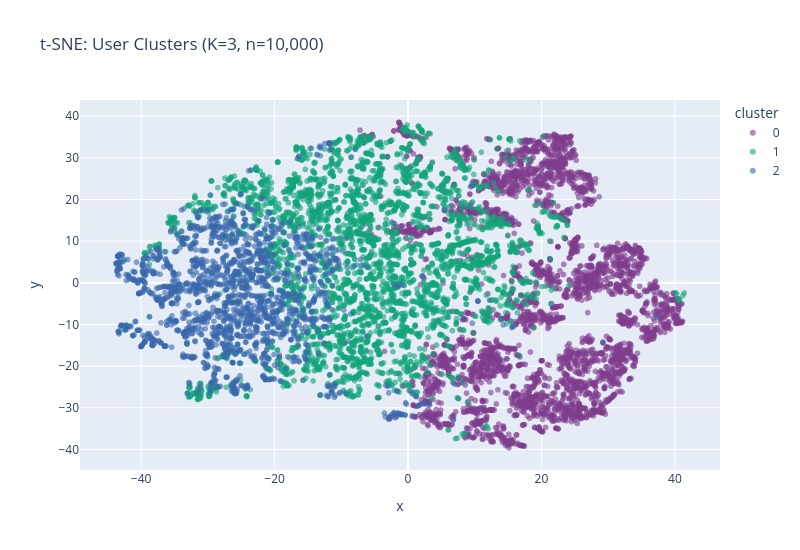

The notebook cell this image was saved under:
### Markdown cell above
### 5.2 t-SNE — 2D Visualization

### Code cell
TSNE_SAMPLE = min(10_000, len(X_scaled))
idx_tsne    = np.random.RandomState(RANDOM_STATE).choice(len(X_scaled), TSNE_SAMPLE, replace=False)
X_tsne_in   = X_scaled.iloc[idx_tsne]
y_tsne      = labels[idx_tsne]

print(f'Running t-SNE on {TSNE_SAMPLE:,} samples...')
tsne = TSNE(n_components=2, random_state=RANDOM_STATE, perplexity=30, max_iter=500)
X_2d = tsne.fit_transform(X_tsne_in)

df_tsne = pd.DataFrame({'x': X_2d[:, 0], 'y': X_2d[:, 1], 'cluster': y_tsne.astype(str)})
df_tsne.to_csv(os.path.join(FIGURES_OUT, 'tsne_sample_data.csv'), index=False)

fig = px.scatter(
    df_tsne, x='x', y='y', color='cluster',
    title=f't-SNE: User Clusters (K={CHOSEN_K}, n={TSNE_SAMPLE:,})',
    color_discrete_sequence=px.colors.qualitative.Bold,
    opacity=0.6,
)
fig.update_layout(width=800, height=550, paper_bgcolor='rgba(0,0,0,0)')
fig.write_html(os.path.join(FIGURES_OUT, 'cluster_scatter_tsne.html'))
fig.show()
print('Saved cluster_scatter_tsne.html')

### Figure 1 — Plotly figure (JSON) as saved in the notebook; plotly's stock layout.template omitted (floating-point values rounded to 4 significant figures; data arrays with more than 128 entries replaced by an {"elided": "..."} marker saying what was removed)
{"data": [{"hovertemplate": "cluster=0<br>x=%{x}<br>y=%{y}<extra></extra>", "legendgroup": "0", "marker": {"color": "rgb(127, 60, 141)", "opacity": 0.6, "symbol": "circle"}, "mode": "markers", "name": "0", "showlegend": true, "type": "scattergl", "x": {"elided": "3981 float values"}, "xaxis": "x", "y": {"elided": "3981 float values"}, "yaxis": "y"}, {"hovertemplate": "cluster=1<br>x=%{x}<br>y=%{y}<extra></extra>", "legendgroup": "1", "marker": {"color": "rgb(17, 165, 121)", "opacity": 0.6, "symbol": "circle"}, "mode": "markers", "name": "1", "showlegend": true, "type": "scattergl", "x": {"elided": "3962 float values"}, "xaxis": "x", "y": {"elided": "3962 float values"}, "yaxis": "y"}, {"hovertemplate": "cluster=2<br>x=%{x}<br>y=%{y}<extra></extra>", "legendgroup": "2", "marker": {"color": "rgb(57, 105, 172)", "opacity": 0.6, "symbol": "circle"}, "mode": "markers", "name": "2", "showlegend": true, "type": "scattergl", "x": {"elided": "2057 float values"}, "xaxis": "x", "y": {"elided": "2057 float values"}, "yaxis": "y"}], "layout": {"height": 550, "legend": {"title": {"text": "cluster"}, "tracegroupgap": 0}, "paper_bgcolor": "rgba(0,0,0,0)", "title": {"text": "t-SNE: User Clusters (K=3, n=10,000)"}, "width": 800, "xaxis": {"anchor": "y", "domain": [0, 1], "title": {"text": "x"}}, "yaxis": {"anchor": "x", "domain": [0, 1], "title": {"text": "y"}}}}
